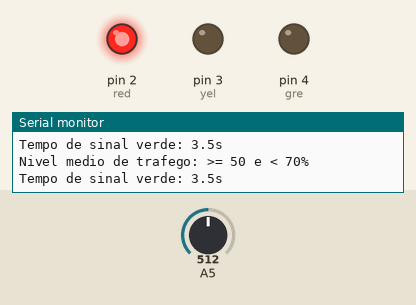
Simulated run of this sketch. Board: Arduino Uno, built with avr-gcc and run on an emulated ATmega328P. Parts: output pins drawn as LEDs (lit = HIGH), the last lines printed to the serial monitor. The test bench sets the inputs (shaded band); at power-on: A5 = 512.

Above: at 8.8 s.
8.9 s: A5 set to 306
At 15.2 s:
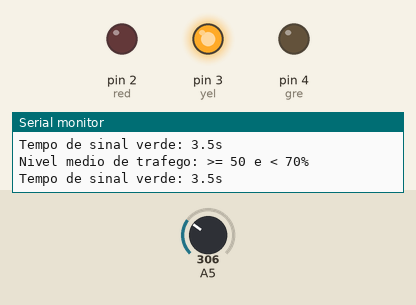
17.5 s: A5 set to 900
At 19.8 s:
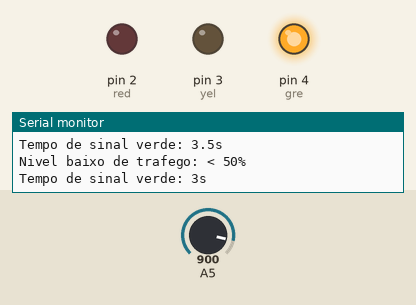
Timing chart, 0 to 31.5 s (numbered marks = the images above; inputs shaded):
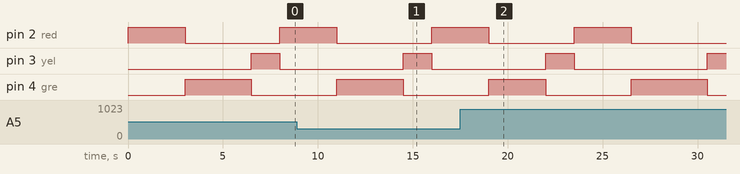

Measured:
- after the input at 17.5 s, pin 2 (red): goes on until 26.5 s, then stays LOW

The sketch:

semaforo_camila_machado.ino
```cpp
// Atribuindo portas aos leds e tempo do sinal verde
int red = 2;
int yel = 3;
int gre = 4;
int tempo = 0;

// Setup inicial de componentes
void setup(){
  Serial.begin(9600);
  pinMode(red, OUTPUT);
  pinMode(yel, OUTPUT);
  pinMode(gre, OUTPUT);
}

void loop(){
  // Leitura do potenciômetro
  int pot = map(analogRead(A5), 0, 1023, 0, 100);

  // Lógica de tempo do sinal verde e console logs
  if(pot >= 0 && pot < 50){
    tempo = 3000;
    Serial.println("Nivel baixo de trafego: < 50%");
    Serial.println("Tempo de sinal verde: 3s");

  } else if(pot >= 50 && pot < 70){
    tempo = 3500;
    Serial.println("Nivel medio de trafego: >= 50 e < 70%");
    Serial.println("Tempo de sinal verde: 3.5s");

  } else if(pot >= 70){
    tempo = 4000;
    Serial.println("Nivel alto de trafego: >= 70%");
    Serial.println("Tempo de sinal verde: 4s");
  }
  	// Looping principal
    digitalWrite(yel, LOW);
    digitalWrite(red, HIGH);
    delay(3000);
    digitalWrite(red, LOW);
    digitalWrite(gre, HIGH);
    delay(tempo);
    digitalWrite(gre, LOW);
    digitalWrite(yel, HIGH);
    delay(1500);
}
```
